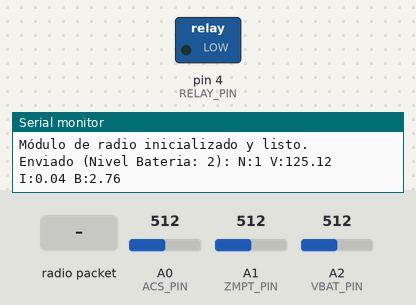
This sketch was run on a simulated Arduino Uno, built with avr-gcc and run on an emulated ATmega328P. Shown: switched loads named in the sketch (green lamp = pin HIGH), the last lines printed to the serial monitor. Inputs (shaded band) come from the test bench; at power-on: A0 (ACS_PIN) = 512, A1 (ZMPT_PIN) = 512, A2 (VBAT_PIN) = 512. No radio packets arrive unless stated.

Above: at 1.3 s.
1.4 s: radio packet "ON" arrives
At 2.6 s:
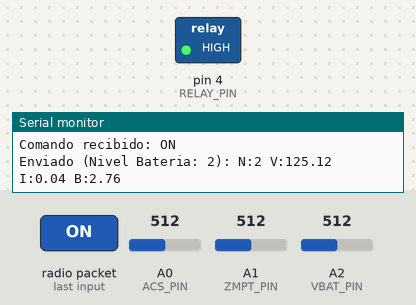
2.9 s: radio packet "OFF" arrives
At 4.0 s:
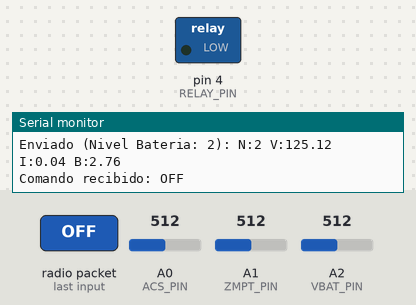
Timing chart, 0 to 5.9 s (numbered marks = the images above; inputs shaded):
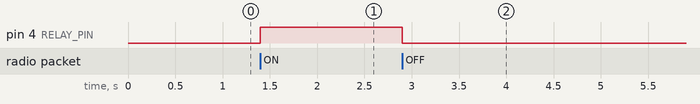

Measured:
- after the input at 1.4 s, pin 4 (RELAY_PIN): LOW → HIGH at once
- after the input at 2.9 s, pin 4 (RELAY_PIN): HIGH → LOW at once

The sketch:

EmisorUniversalAdaptive.ino
```cpp
/*
 * ==========================================================
 * ==   SKETCH EMISOR UNIVERSAL (LoRa + XBee + NRF24L01)   ==
 * ==   CON GESTIÓN ADAPTATIVA DE ENERGÍA                  ==
 * ==========================================================
 * Este sketch usa LoRa/XBee/NRF24L01 y ajusta su frecuencia de envío
 * automáticamente según el nivel de la batería para ahorrar
 * energía, usando la librería AdaptiveTXWSN.
 */

// --- LIBRERÍAS DE LA APLICACIÓN ---
#include <SPI.h>
#include <UniversalRadioWSN.h>
#include <SoftwareSerial.h>
#include <AdaptiveTXWSN.h>

// ======================= 1. SELECCIÓN DEL MÓDULO DE RADIO =======================
//#define USE_XBEE
#define USE_LORA
//#define USE_NRF


// ======================= CONFIGURACIÓN GENERAL DE PINES =======================
#define RELAY_PIN 4
#define ACS_PIN   A0
#define ZMPT_PIN  A1
#define VBAT_PIN  A2

// ======================= OBJETOS Y VARIABLES GLOBALES =======================
RadioInterface* radio;
AdaptiveTXWSN txManager;
uint32_t paquetesEnviados = 0;


// --- Objeto de puerto serial para el XBee (listo para usarse) ---
#if defined(USE_XBEE)
  SoftwareSerial xbeeSerial(2, 3); // RX Pin = 2, TX Pin = 3

#elif defined(USE_NRF)
  const byte nrfWriteAddress[6] = "00001";
  const byte nrfReadAddress[6] = "00002";
#endif

// ======================= SETUP =======================
void setup() {
  pinMode(RELAY_PIN, OUTPUT);
  digitalWrite(RELAY_PIN, LOW);

  Serial.begin(9600);
  while(!Serial);
  Serial.println("\n--- INICIANDO EMISOR UNIVERSAL ADAPTATIVO ---");


  Serial.println("Configurando gestor de energía adaptativo...");
  AdaptiveTXWSN::Cfg configEnergia;


  configEnergia.pinAdcBateria        = VBAT_PIN;
  configEnergia.voltajeReferenciaAdc = 5.0f;     // Para Arduino a 5V

  configEnergia.divisorRArriba_k = 0.1f;
  configEnergia.divisorRAbajo_k  = 0.99f;

  // -- Umbrales y períodos  --
  configEnergia.umbralAlto_V   = 1.00f;
  configEnergia.umbralMedio_V  = 1.0f;
  configEnergia.corteVoltaje_V = 1.0f;
  configEnergia.periodoAlto_ms = 2000;
  configEnergia.periodoMedio_ms= 2000;
  configEnergia.periodoBajo_ms = 2000;

  // Pasa la configuración
txManager.begin(configEnergia);

  // --- INYECCIÓN DE DEPENDENCIA DEL RADIO ---
  Serial.print("Configurando radio: ");

  #if defined(USE_LORA)
    Serial.println("LoRa");

    LoRaConfig configLora;
    configLora.frequency        = 410E6;
    configLora.spreadingFactor  = 7;
    configLora.signalBandwidth  = 125E3;
    configLora.codingRate       = 5;
    configLora.syncWord         = 0xF3;
    configLora.txPower          = 20;
    configLora.csPin            = 10;
    configLora.resetPin         = 9;
    configLora.irqPin           = 2;

    radio = new LoraRadio(configLora);

  #elif defined(USE_XBEE)
    Serial.println("XBee");
    xbeeSerial.begin(9600);
    radio = new XBeeRadio(xbeeSerial, 9600, -1, -1);

  #elif defined(USE_NRF)
    Serial.println("NRF24L01");
    NrfConfig configNrf;

    configNrf.cePin = 9;
    configNrf.csnPin = 10;
    configNrf.writeAddress = nrfWriteAddress;
    configNrf.readAddress = nrfReadAddress;
    configNrf.channel = 108;

    configNrf.dataRate = 250;
    configNrf.paLevel = 0;

    radio = new NrfRadio(configNrf);
  #endif

  if (!radio->iniciar()) {
    Serial.println("¡¡¡ERROR: Fallo al iniciar el módulo de radio!!!");
    while (true);
  }
  Serial.println("Módulo de radio inicializado y listo.");
}

// ======================= LOOP =======================
void loop() {
  //txManager decide cuándo enviar
  if (txManager.tick()) {
    float voltage   = leerVoltajeZMPT();
    float corriente = leerCorrienteACS();

    // Obtenemos el voltaje de la batería usando la librería.
    float vbat      = txManager.lastVolts();
    paquetesEnviados++;

    String dataPayload = "N:" + String(paquetesEnviados) +
                         " V:" + String(voltage, 2) +
                         " I:" + String(corriente, 2) +
                         " B:" + String(vbat, 2);

    Serial.print("Enviado (Nivel Bateria: " + String(txManager.level()) + "): ");
    Serial.println(dataPayload);

    #if defined(USE_NRF)
      radio->enviar(dataPayload);
    #else
      radio->enviar(dataPayload + "\n");
    #endif

  }

  // --- Recepción de comandos ---
  if (radio->hayDatosDisponibles()) {
    String comando = radio->leerComoString();
    comando.trim();

    Serial.print("Comando recibido: ");
    Serial.println(comando);

    if (comando == "ON") {
      digitalWrite(RELAY_PIN, HIGH);
    } else if (comando == "OFF") {
      digitalWrite(RELAY_PIN, LOW);
    }
  }
}

// ======================= FUNCIONES DE LECTURA DE SENSORES =======================
float leerVoltajeZMPT() {
  int lectura = analogRead(ZMPT_PIN);
  return ((lectura * 5.0) / 1023.0) * 50.0;
}

float leerCorrienteACS() {
  int lectura = analogRead(ACS_PIN);
  float volt = (lectura * 5.0) / 1023.0;
  return (volt - 2.5) / 0.066;
}
```
